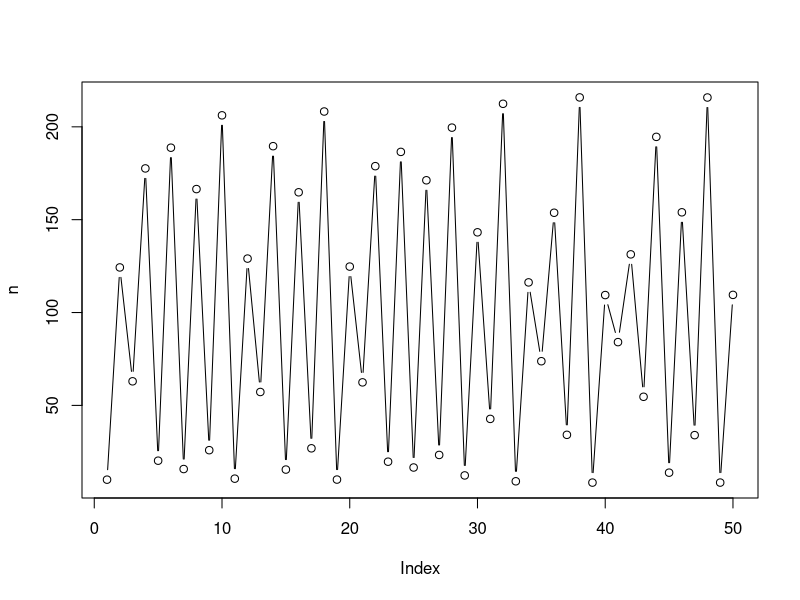

The R script that drew this image:
# discret dynamic model

n <- rep(0,50)
n[1] <- 10 # initial polulation size
# parameters
r <- 2.8
K <- 100

for (t in 2:50) {
  #growth function goes here
  n[t] <- n[t-1] * exp(r*(1-n[t-1]/K))
  
}

plot(n, type='b')